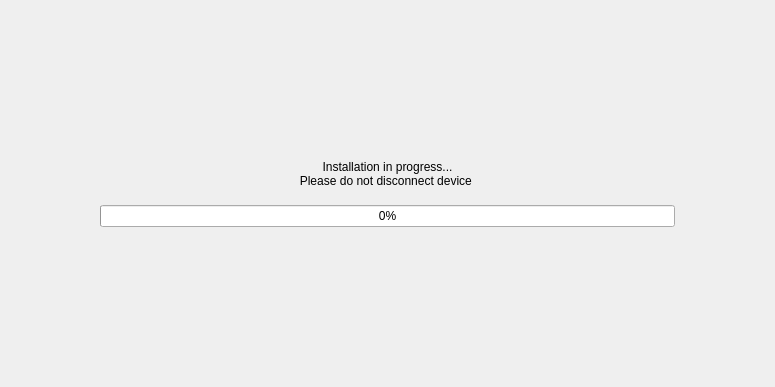
<?xml version="1.0" encoding="UTF-8"?>
<ui version="4.0">
 <class>InstallingWgt</class>
 <widget class="QWidget" name="InstallingWgt">
  <property name="geometry">
   <rect>
    <x>0</x>
    <y>0</y>
    <width>775</width>
    <height>387</height>
   </rect>
  </property>
  <property name="windowTitle">
   <string>Form</string>
  </property>
  <layout class="QVBoxLayout" name="verticalLayout">
   <property name="spacing">
    <number>0</number>
   </property>
   <property name="leftMargin">
    <number>100</number>
   </property>
   <property name="topMargin">
    <number>160</number>
   </property>
   <property name="rightMargin">
    <number>100</number>
   </property>
   <property name="bottomMargin">
    <number>160</number>
   </property>
   <item>
    <widget class="QLabel" name="labelStatus">
     <property name="sizePolicy">
      <sizepolicy hsizetype="Expanding" vsizetype="Fixed">
       <horstretch>0</horstretch>
       <verstretch>0</verstretch>
      </sizepolicy>
     </property>
     <property name="frameShape">
      <enum>QFrame::NoFrame</enum>
     </property>
     <property name="text">
      <string>Installation in progress...
Please do not disconnect device </string>
     </property>
     <property name="alignment">
      <set>Qt::AlignCenter</set>
     </property>
    </widget>
   </item>
   <item>
    <spacer name="verticalSpacer">
     <property name="orientation">
      <enum>Qt::Vertical</enum>
     </property>
     <property name="sizeHint" stdset="0">
      <size>
       <width>20</width>
       <height>17</height>
      </size>
     </property>
    </spacer>
   </item>
   <item>
    <widget class="QProgressBar" name="progressBarInstall">
     <property name="value">
      <number>0</number>
     </property>
     <property name="alignment">
      <set>Qt::AlignCenter</set>
     </property>
     <property name="textVisible">
      <bool>true</bool>
     </property>
     <property name="invertedAppearance">
      <bool>false</bool>
     </property>
     <property name="textDirection">
      <enum>QProgressBar::TopToBottom</enum>
     </property>
    </widget>
   </item>
  </layout>
 </widget>
 <resources/>
 <connections/>
</ui>
